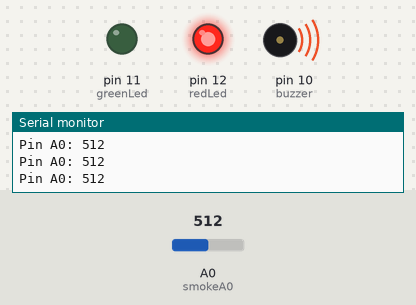
A sketch run on a simulated Arduino Uno, built with avr-gcc and run on an emulated ATmega328P. Shown: output pins drawn as LEDs (lit = HIGH), buzzer (waves = sounding), the last lines printed to the serial monitor. The test bench sets the inputs (shaded band); at power-on: A0 (smokeA0) = 512.

Above: at 1.2 s.
1.3 s: A0 (smokeA0) set to 316
2.8 s: A0 (smokeA0) set to 293
At 4.0 s:
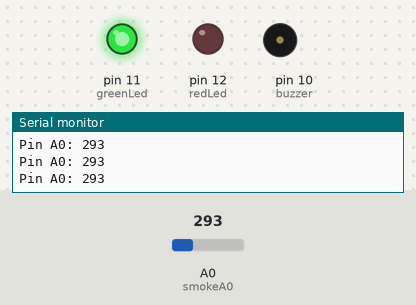
4.3 s: A0 (smokeA0) set to 306
At 5.3 s:
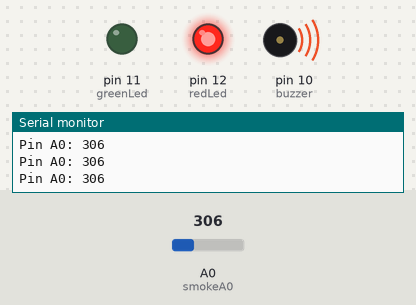
5.8 s: A0 (smokeA0) set to 290
At 6.7 s:
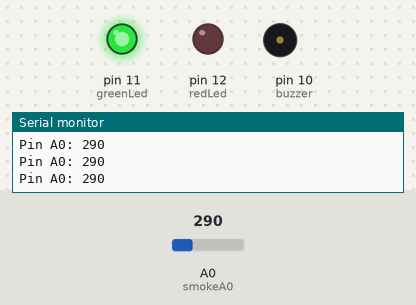
Timing chart, 0 to 8.3 s (numbered marks = the images above; inputs shaded):
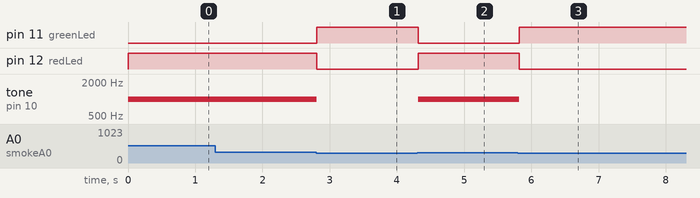

Measured:
- the behaviour switches between 301 and 300 on A0 (smokeA0) (found by bisection; images 0 and 1)
- after the input at 2.8 s, pin 11 (greenLed): LOW → HIGH at once; pin 12 (redLed): HIGH → LOW at once; tone on pin 10 (buzzer): 1000 Hz → silent at once
- after the input at 4.3 s, pin 11 (greenLed): HIGH → LOW at once; pin 12 (redLed): LOW → HIGH at once; tone on pin 10 (buzzer): silent → 1000 Hz at once
- after the input at 5.8 s, pin 11 (greenLed): LOW → HIGH at once; pin 12 (redLed): HIGH → LOW at once; tone on pin 10 (buzzer): 1000 Hz → silent at once

The sketch:

gas_sensor.ino
```cpp
//junior sratk
// gas sensor
int redLed = 12; //led red
int greenLed = 11; //led green
int buzzer = 10; //buzzer
int smokeA0 = A0; //mq2 sensor
int sensorThres = 300; //change the threshold value asper your need

void setup() {
  pinMode(redLed, OUTPUT);
  pinMode(greenLed, OUTPUT);
  pinMode(buzzer, OUTPUT);
  pinMode(smokeA0, INPUT);
  Serial.begin(9600);
}

void loop() {
  int analogSensor = analogRead(smokeA0);

  Serial.print("Pin A0: ");
  Serial.println(analogSensor);

  if (analogSensor > sensorThres) //checks if it has reached threshold value
  {
    digitalWrite(redLed, HIGH);
    digitalWrite(greenLed, LOW);
    tone(buzzer, 1000, 200);
  }
  else
  {
    digitalWrite(redLed, LOW);
    digitalWrite(greenLed, HIGH);
    noTone(buzzer);
  }
  delay(100);
}                                 // junior stark
```
